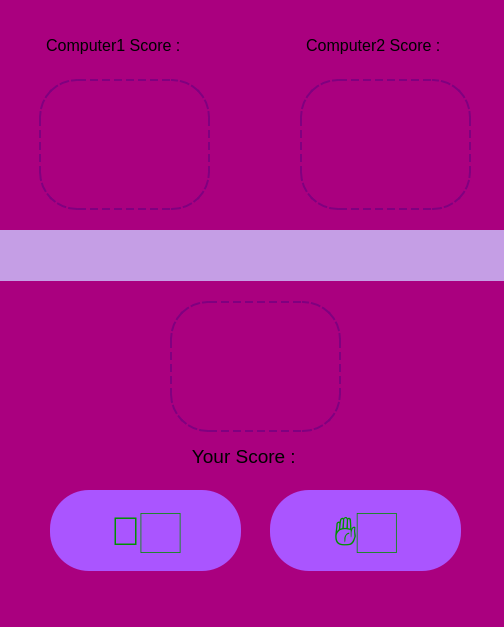
<?xml version="1.0" encoding="UTF-8"?>
<ui version="4.0">
 <class>MainWindow</class>
 <widget class="QMainWindow" name="MainWindow">
  <property name="geometry">
   <rect>
    <x>0</x>
    <y>0</y>
    <width>504</width>
    <height>627</height>
   </rect>
  </property>
  <property name="font">
   <font>
    <pointsize>5</pointsize>
   </font>
  </property>
  <property name="windowTitle">
   <string>MainWindow</string>
  </property>
  <property name="styleSheet">
   <string notr="true">border-color: rgb(170, 0, 0);
background-color: rgb(170, 0, 127);</string>
  </property>
  <widget class="QWidget" name="centralwidget">
   <widget class="QPushButton" name="win_btn">
    <property name="geometry">
     <rect>
      <x>-9</x>
      <y>230</y>
      <width>531</width>
      <height>51</height>
     </rect>
    </property>
    <property name="font">
     <font>
      <pointsize>13</pointsize>
     </font>
    </property>
    <property name="styleSheet">
     <string notr="true">border-radius: 2px;
background-color: rgb(197, 158, 229);</string>
    </property>
    <property name="text">
     <string/>
    </property>
   </widget>
   <widget class="QPushButton" name="back_btn">
    <property name="geometry">
     <rect>
      <x>50</x>
      <y>490</y>
      <width>191</width>
      <height>81</height>
     </rect>
    </property>
    <property name="font">
     <font>
      <pointsize>30</pointsize>
      <weight>50</weight>
      <italic>false</italic>
      <bold>false</bold>
      <strikeout>false</strikeout>
      <stylestrategy>PreferAntialias</stylestrategy>
      <kerning>true</kerning>
     </font>
    </property>
    <property name="styleSheet">
     <string notr="true">border-radius: 39px;
color: rgb(0, 145, 0);
background-color: rgb(170, 85, 255);</string>
    </property>
    <property name="text">
     <string>🤚🏻</string>
    </property>
   </widget>
   <widget class="QPushButton" name="front_btn">
    <property name="geometry">
     <rect>
      <x>270</x>
      <y>490</y>
      <width>191</width>
      <height>81</height>
     </rect>
    </property>
    <property name="font">
     <font>
      <pointsize>30</pointsize>
     </font>
    </property>
    <property name="styleSheet">
     <string notr="true">border-radius: 39px;
color: rgb(0, 145, 0);
background-color: rgb(170, 85, 255);</string>
    </property>
    <property name="text">
     <string>✋🏻</string>
    </property>
   </widget>
   <widget class="QPushButton" name="player_score_btn">
    <property name="geometry">
     <rect>
      <x>141</x>
      <y>431</y>
      <width>211</width>
      <height>51</height>
     </rect>
    </property>
    <property name="font">
     <font>
      <pointsize>14</pointsize>
     </font>
    </property>
    <property name="styleSheet">
     <string notr="true">border-radius: 15px;</string>
    </property>
    <property name="text">
     <string>Your Score : </string>
    </property>
   </widget>
   <widget class="QPushButton" name="com1_score">
    <property name="geometry">
     <rect>
      <x>10</x>
      <y>20</y>
      <width>211</width>
      <height>51</height>
     </rect>
    </property>
    <property name="font">
     <font>
      <pointsize>12</pointsize>
     </font>
    </property>
    <property name="styleSheet">
     <string notr="true">border-radius: 15px;</string>
    </property>
    <property name="text">
     <string>Computer1 Score : </string>
    </property>
   </widget>
   <widget class="QFrame" name="frame">
    <property name="geometry">
     <rect>
      <x>170</x>
      <y>301</y>
      <width>171</width>
      <height>131</height>
     </rect>
    </property>
    <property name="styleSheet">
     <string notr="true">border :2px ;
border-color: rgb(170, 0, 127);
border-style : dashed;
border-radius: 38px;
</string>
    </property>
    <property name="frameShape">
     <enum>QFrame::StyledPanel</enum>
    </property>
    <property name="frameShadow">
     <enum>QFrame::Raised</enum>
    </property>
    <widget class="QPushButton" name="player_choice">
     <property name="geometry">
      <rect>
       <x>0</x>
       <y>0</y>
       <width>171</width>
       <height>131</height>
      </rect>
     </property>
     <property name="font">
      <font>
       <pointsize>43</pointsize>
      </font>
     </property>
     <property name="styleSheet">
      <string notr="true">border :2px solid purple;
border-style : dashed;
border-radius: 38px;
</string>
     </property>
     <property name="text">
      <string/>
     </property>
    </widget>
   </widget>
   <widget class="QFrame" name="frame_2">
    <property name="geometry">
     <rect>
      <x>39</x>
      <y>79</y>
      <width>171</width>
      <height>131</height>
     </rect>
    </property>
    <property name="styleSheet">
     <string notr="true">border :2px ;
border-color: rgb(170, 0, 127);
border-style : dashed;
border-radius: 38px;
</string>
    </property>
    <property name="frameShape">
     <enum>QFrame::StyledPanel</enum>
    </property>
    <property name="frameShadow">
     <enum>QFrame::Raised</enum>
    </property>
    <widget class="QPushButton" name="comp1_choice">
     <property name="geometry">
      <rect>
       <x>0</x>
       <y>0</y>
       <width>171</width>
       <height>131</height>
      </rect>
     </property>
     <property name="font">
      <font>
       <pointsize>43</pointsize>
      </font>
     </property>
     <property name="styleSheet">
      <string notr="true">border :2px solid purple;
border-style : dashed;
border-radius: 38px;
</string>
     </property>
     <property name="text">
      <string/>
     </property>
    </widget>
   </widget>
   <widget class="QFrame" name="frame_3">
    <property name="geometry">
     <rect>
      <x>300</x>
      <y>79</y>
      <width>171</width>
      <height>131</height>
     </rect>
    </property>
    <property name="styleSheet">
     <string notr="true">border :2px ;
border-color: rgb(170, 0, 127);
border-style : dashed;
border-radius: 38px;
</string>
    </property>
    <property name="frameShape">
     <enum>QFrame::StyledPanel</enum>
    </property>
    <property name="frameShadow">
     <enum>QFrame::Raised</enum>
    </property>
    <widget class="QPushButton" name="comp2_choice">
     <property name="geometry">
      <rect>
       <x>0</x>
       <y>0</y>
       <width>171</width>
       <height>131</height>
      </rect>
     </property>
     <property name="font">
      <font>
       <pointsize>43</pointsize>
      </font>
     </property>
     <property name="styleSheet">
      <string notr="true">border :2px solid purple;
border-style : dashed;
border-radius: 38px;
</string>
     </property>
     <property name="text">
      <string/>
     </property>
    </widget>
   </widget>
   <widget class="QPushButton" name="comp2_score">
    <property name="geometry">
     <rect>
      <x>270</x>
      <y>20</y>
      <width>211</width>
      <height>51</height>
     </rect>
    </property>
    <property name="font">
     <font>
      <pointsize>12</pointsize>
     </font>
    </property>
    <property name="styleSheet">
     <string notr="true">border-radius: 15px;</string>
    </property>
    <property name="text">
     <string>Computer2 Score : </string>
    </property>
   </widget>
  </widget>
  <widget class="QMenuBar" name="menubar">
   <property name="geometry">
    <rect>
     <x>0</x>
     <y>0</y>
     <width>504</width>
     <height>26</height>
    </rect>
   </property>
  </widget>
  <widget class="QStatusBar" name="statusbar"/>
 </widget>
 <resources/>
 <connections/>
</ui>
